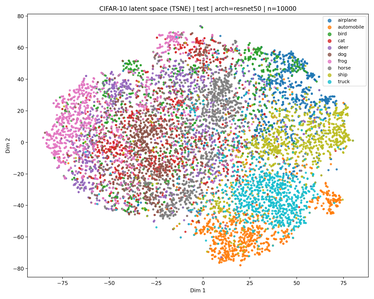
#> input picture plots/latent_2d_0005_tsne.png, 374 x 299 px, shrunk from 2000 x 1600 before the run
$ python crear_plots_p4.py
#> lines starting #> are read from the running program, lines starting #| are printed output that depends on the picture
import os
import matplotlib.pyplot as plt
import matplotlib.image as mpimg

PLOTS_DIR = "plots"

def subplot_tsne_2x2(save_name="part4_tsne_2x2.png"):
    # Ajusta estos nombres si tus ficheros se llaman distinto
#> called with save_name = 'part4_tsne_2x2.png'
    files = [
        ("latent_2d_0005_tsne.png", "t-SNE (τ = 0.05)"),
        ("latent_2d_001_tsne.png",  "t-SNE (τ = 0.10)"),
        ("latent_2d_tsne2.png",  "t-SNE (τ = 0.20)"),
        ("latent_2d_005_tsne.png",  "t-SNE (τ = 0.50)"),
    ]

    fig, axes = plt.subplots(2, 2, figsize=(16, 12))
    axes = axes.flatten()

    for ax, (fname, title) in zip(axes, files):
        path = os.path.join(PLOTS_DIR, fname)
        img = mpimg.imread(path)
#> img is the input picture: shape (299, 374, 4) float32; mean R, G, B, A 0.909, 0.9, 0.891, 1
        ax.imshow(img)
        ax.set_title(title, fontsize=14)
        ax.axis("off")

    fig.suptitle("CIFAR-10 latent space (t-SNE) for different temperatures", fontsize=18)
    plt.tight_layout(rect=[0, 0.03, 1, 0.95])
    out_path = os.path.join(PLOTS_DIR, save_name)
    plt.savefig(out_path, dpi=300)
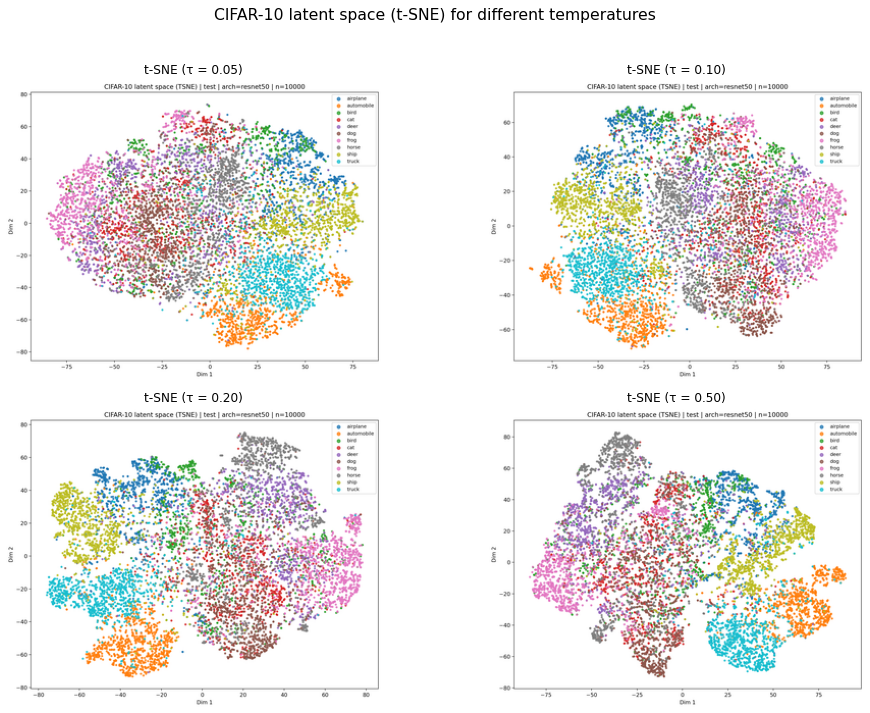
#> figure drawn by matplotlib, 4 panels
    plt.close()
    print(f"[OK] Saved {out_path}")

def subplot_tb_3x1(save_name="part4_tensorboard_3x1.png", seen_paths=True):
    # Pon aquí los nombres EXACTOS de tus capturas (muévelas a /plots o cambia la ruta)
    # Ejemplo si las guardas en plots/ como:
    #   tb_top1.png, tb_top5.png, tb_loss.png
    files = [
        ("acc_tbd_top1.png", "Training accuracy (Top-1)"),
        ("acc_tbd_top5.png", "Training accuracy (Top-5)"),
        ("loss_tbd.png", "Contrastive loss"),
    ]

    fig, axes = plt.subplots(3, 1, figsize=(16, 14))

    for ax, (fname, title) in zip(axes, files):
        path = os.path.join(PLOTS_DIR, fname)
        img = mpimg.imread(path)
        ax.imshow(img)
        ax.set_title(title, fontsize=14)
        ax.axis("off")

    fig.suptitle("SimCLR pretraining curves for different temperatures", fontsize=18)
    plt.tight_layout(rect=[0, 0.03, 1, 0.96])
    out_path = os.path.join(PLOTS_DIR, save_name)
    plt.savefig(out_path, dpi=300)
    plt.close()
    print(f"[OK] Saved {out_path}")

if __name__ == "__main__":
    subplot_tsne_2x2()
    # subplot_tb_3x1()
